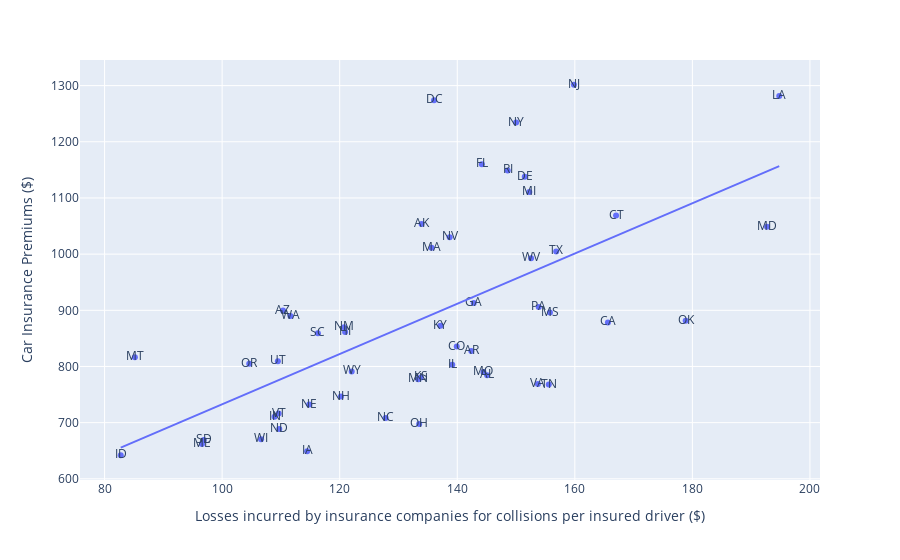

Notebook cell for this chart:
### Code cell
fig = px.scatter(
    df, 
    x="Losses incurred by insurance companies for collisions per insured driver ($)", 
    y="Car Insurance Premiums ($)", 
    text='State',
    trendline="ols")
fig.write_image('./img/scatter.svg')
fig.show()

### Figure 1 — Plotly figure (JSON) as saved in the notebook; plotly's stock layout.template omitted (floating-point values rounded to 4 significant figures)
{"data": [{"hovertemplate": "Losses incurred by insurance companies for collisions per insured driver ($)=%{x}<br>Car Insurance Premiums ($)=%{y}<br>State=%{text}<extra></extra>", "legendgroup": "", "marker": {"color": "#636efa", "symbol": "circle"}, "mode": "markers+text", "name": "", "orientation": "v", "showlegend": false, "text": ["AL", "AK", "AZ", "AR", "CA", "CO", "CT", "DE", "DC", "FL", "GA", "HI", "ID", "IL", "IN", "IA", "KS", "KY", "LA", "ME", "MD", "MA", "MI", "MN", "MS", "MO", "MT", "NE", "NV", "NH", "NJ", "NM", "NY", "NC", "ND", "OH", "OK", "OR", "PA", "RI", "SC", "SD", "TN", "TX", "UT", "VT", "VA", "WA", "WV", "WI", "WY"], "type": "scatter", "x": [145.1, 133.9, 110.3, 142.4, 165.6, 139.9, 167.0, 151.5, 136.1, 144.2, 142.8, 120.9, 82.75, 139.2, 108.9, 114.5, 133.8, 137.1, 194.8, 96.57, 192.7, 135.6, 152.3, 133.3, 155.8, 144.4, 85.15, 114.8, 138.7, 120.2, 159.8, 120.8, 150.0, 127.8, 109.7, 133.5, 178.9, 104.6, 153.9, 148.6, 116.3, 96.87, 155.6, 156.8, 109.5, 109.6, 153.7, 111.6, 152.6, 106.6, 122.0], "xaxis": "x", "y": [784.5, 1053.0, 899.5, 827.3, 878.4, 835.5, 1069.0, 1138.0, 1274.0, 1160.0, 913.1, 861.2, 642.0, 803.1, 710.5, 649.1, 780.5, 872.5, 1282.0, 661.9, 1049.0, 1011.0, 1111.0, 777.2, 896.1, 790.3, 816.2, 732.3, 1030.0, 746.5, 1302.0, 869.9, 1234.0, 708.2, 688.8, 697.7, 881.5, 804.7, 906.0, 1149.0, 859.0, 669.3, 767.9, 1005.0, 809.4, 716.2, 769.0, 890.0, 992.6, 670.3, 791.1], "yaxis": "y"}, {"hovertemplate": "<b>OLS trendline</b><br>Car Insurance Premiums ($) = 4.47333 * Losses incurred by insurance companies for collisions per insured driver ($) + 285.325<br>R<sup>2</sup>=0.388274<br><br>Losses incurred by insurance companies for collisions per insured driver ($)=%{x}<br>Car Insurance Premiums ($)=%{y} <b>(trend)</b><extra></extra>", "legendgroup": "", "marker": {"color": "#636efa", "symbol": "circle"}, "mode": "lines", "name": "", "showlegend": false, "type": "scatter", "x": [82.75, 85.15, 96.57, 96.87, 104.6, 106.6, 108.9, 109.5, 109.6, 109.7, 110.3, 111.6, 114.5, 114.8, 116.3, 120.2, 120.8, 120.9, 122.0, 127.8, 133.3, 133.5, 133.8, 133.9, 135.6, 136.1, 137.1, 138.7, 139.2, 139.9, 142.4, 142.8, 144.2, 144.4, 145.1, 148.6, 150.0, 151.5, 152.3, 152.6, 153.7, 153.9, 155.6, 155.8, 156.8, 159.8, 165.6, 167.0, 178.9, 192.7, 194.8], "xaxis": "x", "y": [655.5, 666.2, 717.3, 718.7, 753.3, 762.3, 772.6, 775.1, 775.6, 776.1, 779.0, 784.6, 797.4, 799.0, 805.5, 823.1, 825.5, 826.2, 831.3, 857.1, 881.8, 882.6, 883.9, 884.4, 892.0, 893.9, 898.8, 905.8, 907.8, 911.2, 922.3, 924.1, 930.3, 931.5, 934.3, 950.0, 956.4, 962.9, 966.4, 967.8, 973.0, 973.6, 981.2, 982.1, 986.9, 1000.0, 1026.0, 1032.0, 1085.0, 1147.0, 1157.0], "yaxis": "y"}], "layout": {"legend": {"tracegroupgap": 0}, "margin": {"t": 60}, "xaxis": {"anchor": "y", "domain": [0, 1], "title": {"text": "Losses incurred by insurance companies for collisions per insured driver ($)"}}, "yaxis": {"anchor": "x", "domain": [0, 1], "title": {"text": "Car Insurance Premiums ($)"}}}}
